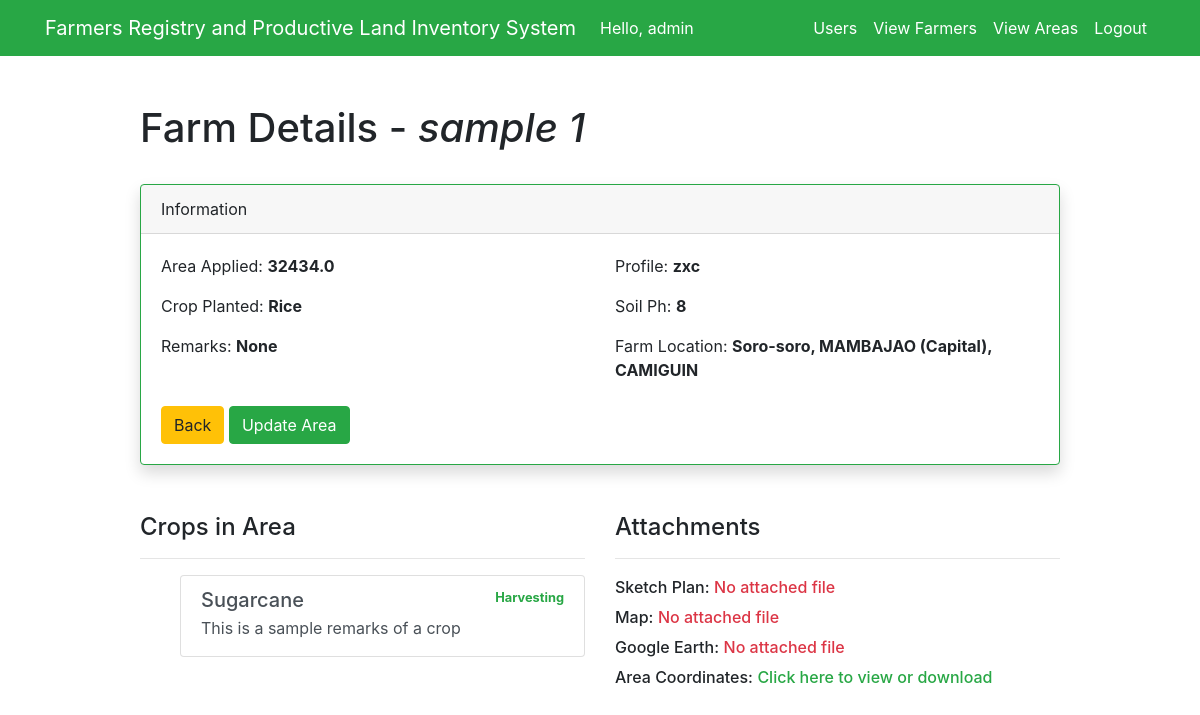
Before: /home/viewarea/38 (signed in) with the older database file.
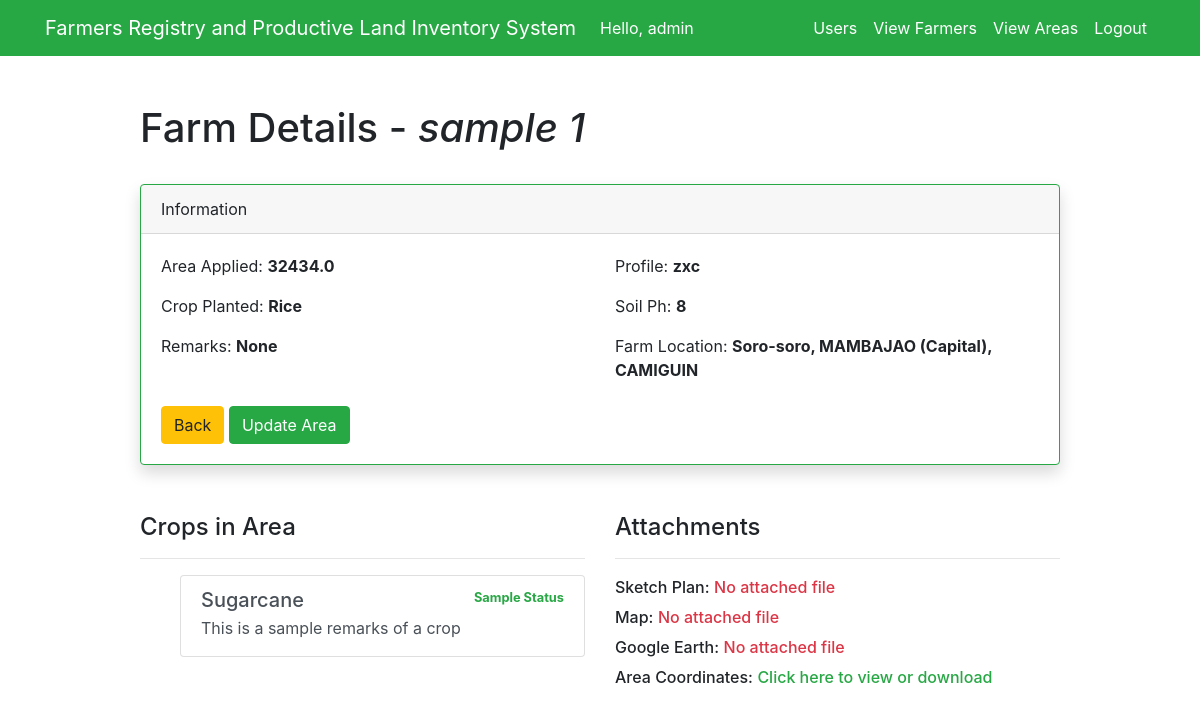
After: the same page with the newer database file.
### test_app/models.py (models this page shows)
class AreaCrop(models.Model):
    RICE = 'Rice'
    CORN = 'Corn'
    SUGARCANE = 'Sugarcane'
    PLANTED = [
        (RICE, 'Rice'),
        (CORN, 'Corn'),
        (SUGARCANE, 'Sugarcane'),
    ]
    area_id = models.ForeignKey(UsersAreaInfo, models.CASCADE, db_column='area_id', default=None)
    crop_planted = models.CharField(max_length=9, choices=PLANTED, default=RICE)
    status = models.CharField(max_length=100, blank=True, null=True)
    remarks = models.CharField(max_length=100, blank=True, null=True)

### test_app/views.py (the view, shortened to what this page needs)
# urls.py: path('home/viewarea/<int:pk>', views.engineer_view_area, name='engineer_view_area'),
@login_required(login_url='/')
def engineer_view_area(request, pk):
    if request.method == 'GET':
        user_area = get_object_or_404(UsersAreaInfo, id=pk)
        crop_in_area = AreaCrop.objects.filter(area_id=pk)
        form = UserAreaEngineerForm(instance=user_area)
        farm_location = str(get_brgy(user_area.brgy)) + ', ' \
                        + str(get_muncity(user_area.muncity)) + ', ' \
                        + str(get_province(user_area.province))
        context = {
            'user_area': user_area,
            'farm_location': farm_location,
            'crop_in_area': crop_in_area,
            'form': form,
        }
        return render(request, 'test_app/engineerviewarea.html', context)

### test_app/views.py (called while the page is built)
def get_province(province_id):
    if province_id != 0:
        province_name = ProvincialCode.objects.get(prov_code=province_id).province_name
        return province_name

def get_muncity(muncity_id):
    if muncity_id != 0:
        muncity_name = MunCityCode.objects.get(muncity_code=muncity_id).muncity_name
        return muncity_name

def get_brgy(brgy_id):
    if brgy_id != 0:
        brgy_name = BrgyCode.objects.get(brgy_psgc_code=brgy_id).brgy_name
        return brgy_name

### test_app/templates/test_app/engineerviewarea.html (shortened to what the changed rows need)
{% extends 'test_app/base.html' %}
{% block content %}
<div class="row justify-content-center mt-5">
    <div class="col-md-10">
        <h1>Farm Details - <em>{{ user_area.farmer_id.first_name }}</em></h1>
        <br>
        <br><br>
        <div class="row">
            <div class="col-sm-12 col-md-6 col-lg-6">
                <ul class="list_group">
                    {% if not crop_in_area %}
                        <p class="mb-1 text-danger"><strong>No crop(s) found in area</strong></p>
                    {% else %}
                        {% for crop in crop_in_area %}
                            <div class="list-group">
                                <a href="#" class="list-group-item list-group-item-action flex-column align-items-start">
                                    <div class="d-flex w-100 justify-content-between">
                                        <h5 class="mb-1">{{ crop.crop_planted }}</h5>
                                        <small class="text-success"><strong>{{ crop.status }}</strong></small>
                                    </div>
                                    <p class="mb-1">{{ crop.remarks }}</p>
                                </a>
                            </div>
                        {% endfor %}
                    {% endif %}
                </ul>
            </div>
        </div>
    </div>
</div>
{% endblock %}

Changed rows visible on the page:
changed AreaCrop "Sugarcane": status "Harvesting" → "Sample Status"
